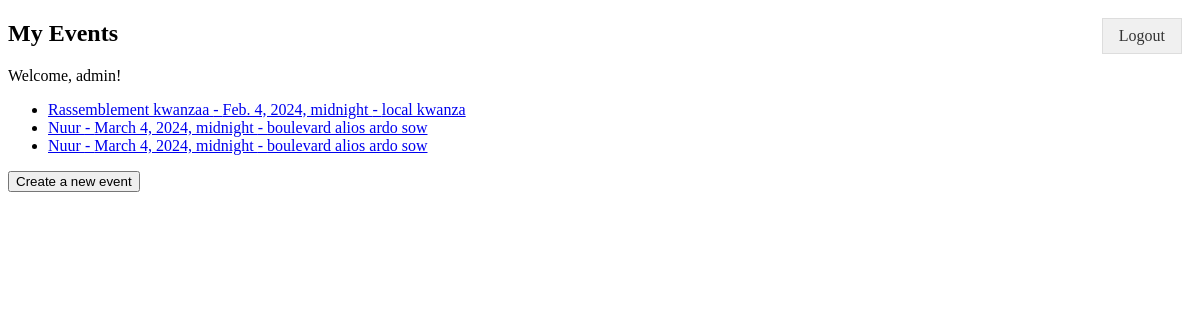
Page /home/ (signed in) on the earlier database version.
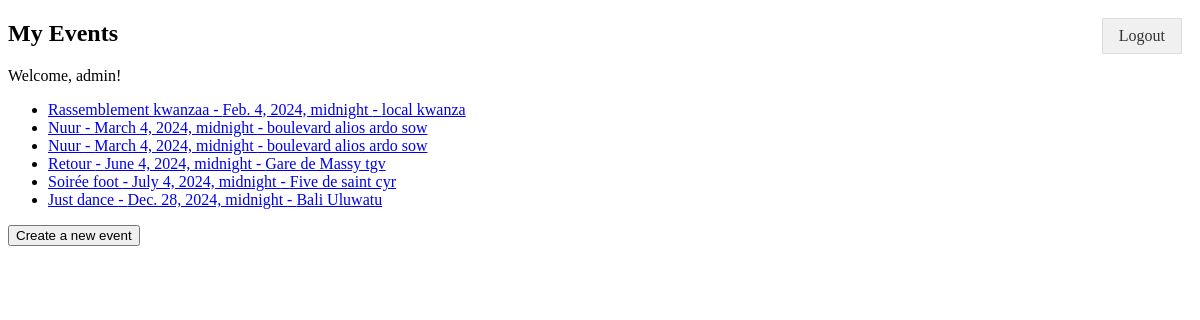
Same page on the later database version.
### accounts/models.py (models this page shows)
class CustomUser(AbstractUser):
    email = models.EmailField(unique=True)
    phone_number = models.CharField(max_length=15, blank=True, null=True)
    date_joined = models.DateTimeField(auto_now_add=True)

### events/models.py (models this page shows, shortened)
class Event(models.Model):
    name = models.CharField(max_length=255)
    description = models.TextField()
    location = models.CharField(max_length=255)
    date = models.DateTimeField()
    creator = models.ForeignKey(User, on_delete=models.CASCADE, related_name='events')

### home/views.py (the view)
# urls.py: path('home/', home_views.list_events, name='home'),
@login_required
def list_events(request):
    events = Event.objects.filter(creator=request.user).order_by('date')
    return render(request, 'home/list_events.html', {'events': events, 'username': request.user.username})

### templates/home/list_events.html
{% extends '../base_generic.html' %}
{% block content %}
<h2>My Events</h2>
<p>Welcome, {{ username }}!</p>
<ul>
    {% for event in events %}
    <li>
        <a href="{% url 'event_detail' event.id %}">{{ event.name }} - {{ event.date }} - {{ event.location }}</a>
    </li>
    {% empty %}
    <li>No events found.</li>
    {% endfor %}
</ul>
<a href="{% url 'create_event' %}">
    <button>Create a new event</button>
</a>
{% endblock %}

### templates/base_generic.html (shortened to what this page needs)
<!DOCTYPE html>
<html lang="en">
<head>
</head>
<body>
<div id="logout-button">
    <a href="{% url 'logout' %}" class="btn">Logout</a>
</div>
{% block content %}{% endblock %}
</body>
</html>

### templates/base_generic.html (style rules this page uses)
.btn { display: inline-block; padding: 0.5em 1em; margin: 0.5em; background-color: #f0f0f0; border: 1px solid #ddd; text-decoration: none; color: #333; text-align: center; cursor: pointer; }
#logout-button { position: absolute; top: 10px; right: 10px; }

Differences in the rows shown:
added Event: name "Retour", date "June 4, 2024, midnight", location "Gare de Massy tgv"
added Event: name "Soirée foot", date "July 4, 2024, midnight", location "Five de saint cyr"
added Event: name "Just dance", date "Dec. 28, 2024, midnight", location "Bali Uluwatu"
